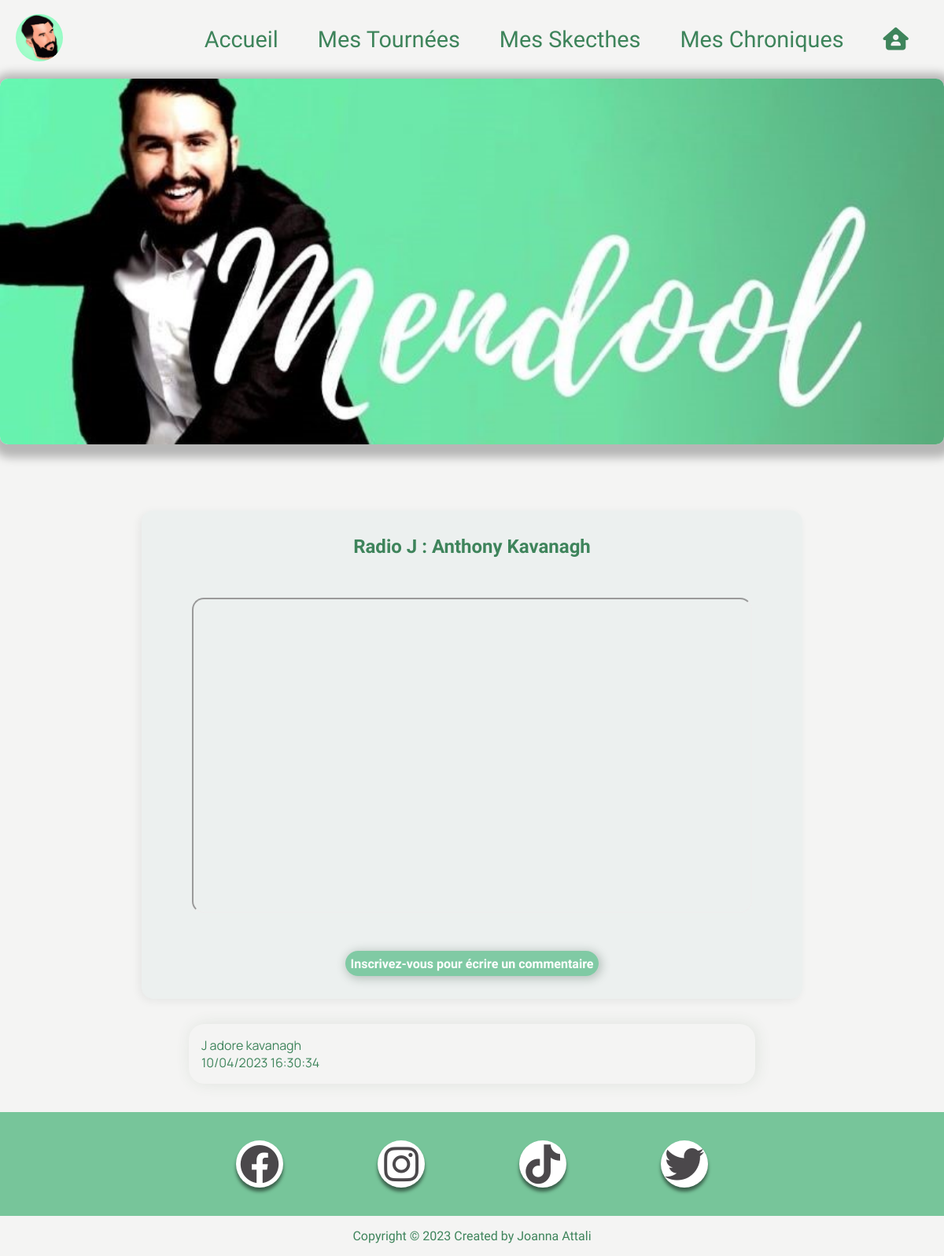
/ExamFinalMendool/index.php?page=chronique&action=view&id=30, run on the app's committed database.
### tables this page shows
CREATE TABLE `videos` (
  `id` int(11) NOT NULL,
  `titre` varchar(500) NOT NULL,
  `lien_video` varchar(500) NOT NULL,
  `id_type` int(11) DEFAULT NULL
);

CREATE TABLE `commenter` (
  `id_video` int(11) NOT NULL,
  `id_personne` int(11) NOT NULL,
  `commentaire` text NOT NULL,
  `date` datetime NOT NULL
);

### ExamFinalMendool/index.php (called while the page is built)
<?php
	require_once("includes/core/router.php");

### ExamFinalMendool/includes/core/models/daoChronique.php (called while the page is built, shortened)
<?php
    require_once "includes/core/models/chronique.php";
    function getUneChronique($idChronique): Chronique{
		$conn = getConnexion();
		$SQLQuery = "SELECT videos.id, titre, lien_video, libelle
		FROM videos INNER JOIN type_video ON id_type = type_video.id
		WHERE videos.id = :id";
		$SQLStmt = $conn->prepare($SQLQuery);
		$SQLStmt->bindValue(':id', $idChronique, PDO::PARAM_INT);
		$SQLStmt->execute();
		$SQLRow = $SQLStmt->fetch(PDO::FETCH_ASSOC);
		$type = new TypeVideo($SQLRow['libelle']);
		$uneChronique = new Chronique($SQLRow['titre'],$SQLRow['lien_video'], $type);
		$uneChronique->setId($SQLRow['id']);
		return $uneChronique;
	}

### ExamFinalMendool/includes/core/models/chronique.php (called while the page is built, shortened)
<?php
    class Chronique {
        private string $titre;
        private string $lienVideo;
        public function __construct(string $titre='',string $lienVideo=''){
            $this->titre = $titre;
            $this->lienVideo = $lienVideo;
            $this->type = new TypeVideo('Chronique');
        }
        public function getTitre(): string{
            return $this->titre;
        }
        public function getLienVideo(): string{
            return $this->lienVideo;
        }
    }

### ExamFinalMendool/includes/core/models/daoCommentaire.php (called while the page is built, shortened)
<?php
    require_once "includes/core/models/commentaire.php";
    function getAllCommentaires(int $idVideo): array{
        $conn = getConnexion();
        $SQLQuery = "SELECT commenter.id_video,id_personne, commentaire, date
        FROM commenter
        WHERE id_video = :idvideo
        ORDER BY date DESC";
        $SQLStmt = $conn->prepare($SQLQuery);
        $SQLStmt->bindValue(':idvideo',$idVideo, PDO::PARAM_INT);
        $SQLStmt->execute();
        $listesCommentaires = array();
        while($SQLRow=$SQLStmt->fetch(PDO::FETCH_ASSOC)){
        $unCommentaire = new Commentaire ($SQLRow['id_video'], $SQLRow['id_personne'], $SQLRow['commentaire'], date_create($SQLRow['date']));
        $listesCommentaires[] = $unCommentaire;
        }
		return $listesCommentaires;
    }

### ExamFinalMendool/includes/core/models/commentaire.php (called while the page is built, shortened)
<?php
    class Commentaire {
        private string $commentaire;
        private DateTime $date;
        public function __construct(int $idVideo, int $idPersonne, string $commentaire = '',DateTime $date = null ){
            $this->commentaire = $commentaire;
            $this->date = $date ?? new DateTime('now');
        }
        public function getCommentaire(): string{
            return $this->commentaire;
        }
        public function getDate(): DateTime{
            return $this->date;
        }
    }

### ExamFinalMendool/includes/core/views/view_chronique.phtml (the view, shortened to what this page needs)
<!DOCTYPE html>
<html lang="fr">
<head>
	<?php require "includes/partials/head.phtml"; ?>
</head>
<body>
	<header>
		<?php require_once "includes/partials/navbar.phtml"; ?>
	</header>
	<main>
		<?php
				print ('<div class="one_card_view">');
				print('<h3>'.$uneChronique->getTitre().'</h3>');
					print('<div class="video">');
						print('<iframe src="'.$uneChronique->getLienVideo().'" allow="accelerometer; autoplay; encrypted-media; gyroscope; picture-in-picture" allowfullscreen></iframe>');
					print('</div>');
					if(!isset($_SESSION['login'])){
						print('<a class="connexion-btn" href="index.php?page=user&action=inscription#inscription_form" title="Inscrivez_vous">Inscrivez-vous pour écrire un commentaire</a>');
					}
				print('</div>');
			foreach ( $lesCommentaires as $unCommentaire){
				print ('<div class="commentaire_container_publie">');
					print('<p>'.nl2br($unCommentaire->getCommentaire()).'</p>');
					print('<span>'.$unCommentaire->getDate()->format('d/m/Y H:i:s').'</span>');
				print('</div>');
			}
		?>
	</main>
	<footer>
		<?php require_once "includes/partials/footer.phtml"; ?>
	</footer>
</body>
</html>

### ExamFinalMendool/public/styles/style.css (style rules this page uses)
*, html { margin: 0; padding: 0; text-decoration: none; list-style-type: none; box-sizing: border-box; }
body { background-color: rgb(142 136 129 / 9%); overflow-x: hidden; }
:root { --color1:#77c59a; --colorh2:#3e845b; --policeNavbar: 'Covered By Your Grace', cursive; --policeTitreH2: 'Rock Salt', cursive; --policeTexte:'Kalam', cursive; --policebtn:'Indie Flower', cursive; --policeCom:'Manrope', sans-serif; }
.one_card_view { display: flex; flex-direction: column; align-items: center; }
@media only screen and (min-width: 900px) { .one_card_view { border-radius: 15px; display: flex; flex-direction: column; align-items: center; margin: 0 auto; width: 70%; margin-top: 5rem; background-color: #a9caca1a; box-shadow: #0000000f -3px 3px 12px 0px; } }
h3 { margin: 2rem 0; font-family: var(--policeTexte); color:var(--colorh2); font-size: 1.5em; }
h3::after { content: ""; display: block; width: 0; height: 3px; background: var(--colorh2); transition: .5s ease-out; }
.video { padding: 1rem 1rem; }
.video iframe { max-width: 100%; border-radius: 15px; height: 401px; width: 712px; }
.commentaire_container_publie { box-shadow: 2px 0px 19px #3e623d1c; width: 60%; margin: 2rem auto; padding: 1rem 1rem; border-radius: 20px; color:var(--colorh2); font-family:var(--policeCom); display: flex; flex-direction: column; }
.connexion-btn { cursor: pointer; background: #29ab698c; padding: 0.4rem; font-family: var(--policeTexte); font-size: 1rem; color: #fff; border-radius: 20px; margin: 1.8rem 0; border: none; font-weight: bold; box-shadow: 2px 2px 12px 2px #253e2f40; }

### data on the page
videos: titre "Radio J : Anthony Kavanagh"
commenter: commentaire "J adore kavanagh", format "10/04/2023 16:30:34"
